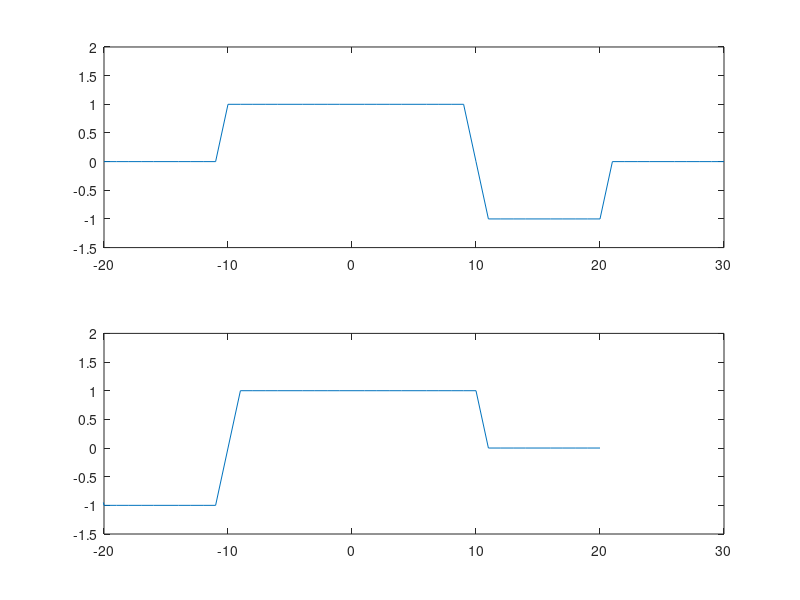

Write MATLAB code to recreate this figure.
clc;
clear all;
t = -20:1:30;
x1 = (t>=-10 & t<=10) + (-(t>=10 & t<=20));
subplot(2,1,1);
plot(t,x1);
axis([-20 30 -1.5 2]);
time = -fliplr(t);
x1_reverse = fliplr(x1);
subplot(2,1,2);
plot(time,x1_reverse);
axis([-20 30 -1.5 2]);